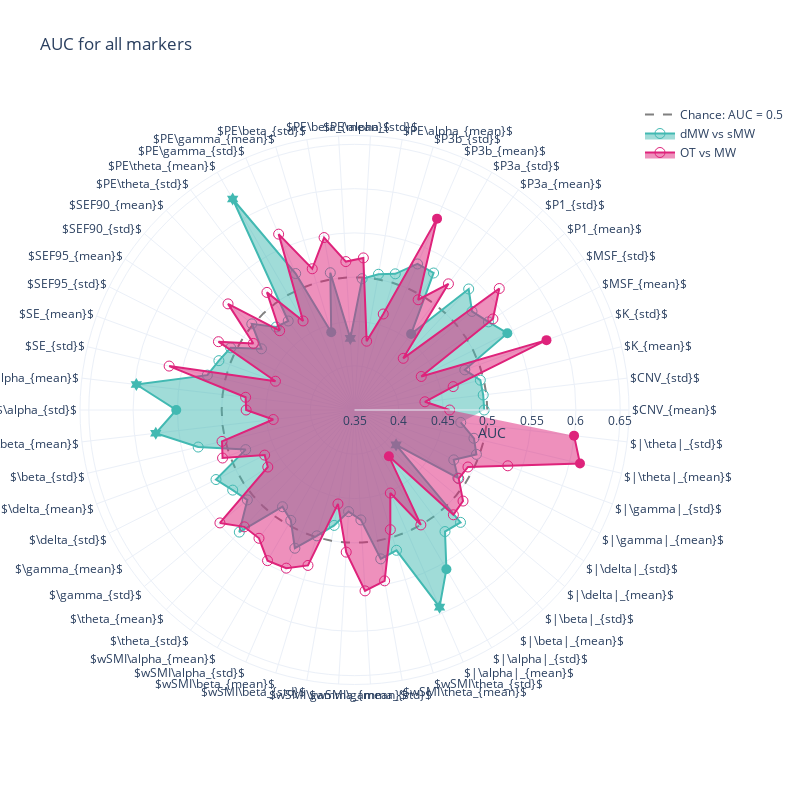

Notebook code cell kept with this figure:
### Markdown cell above
# All markerspolar plots

### Code cell
mw =aucs_mw
mind =aucs_mind

fig = go.Figure()

fig.add_trace(go.Scatterpolar(
    r=np.ones(len(mind['markers'])) * 0.5,
    theta=mind['markers'],
    name = 'Chance: AUC = 0.5',
    mode = 'lines',
    line = {'color':'grey', 'width': 2, 'dash': 'dash' },
))


fig.add_trace(go.Scatterpolar(
    r=mw.AUC,
    theta=mw['markers'],
    fill='toself',
    name='dMW vs sMW',
    mode = 'lines+markers',
    marker = {'color':lblue, 'size': 10},
    marker_symbol= mw.symbol.to_list()
))

fig.add_trace(go.Scatterpolar(
    r=mind.AUC,
    theta=mind['markers'],
    fill='toself',
    name='OT vs MW',
    mode = 'lines+markers',
    marker = {'color':pink, 'size': 10},
    marker_symbol= mind.symbol.to_list()
))



fig.update_layout(
    title="AUC for all markers",
#     legend_title="Classification",
    width=800,
    height=800,
    template = 'plotly_white',
    
  polar=dict(
    radialaxis=dict(
    title = 'AUC',
      visible=True,
        range = [0.35,0.66]
    ),
  ),
    
  showlegend=True
)

fig.show()
pio.write_json(fig, 'Figs/radar_auc_all.plotly')

### Figure 1 — Plotly figure (JSON) as saved in the notebook; plotly's stock layout.template omitted (floating-point values rounded to 4 significant figures)
{"data": [{"line": {"color": "grey", "dash": "dash", "width": 2}, "mode": "lines", "name": "Chance: AUC = 0.5", "r": [0.5, 0.5, 0.5, 0.5, 0.5, 0.5, 0.5, 0.5, 0.5, 0.5, 0.5, 0.5, 0.5, 0.5, 0.5, 0.5, 0.5, 0.5, 0.5, 0.5, 0.5, 0.5, 0.5, 0.5, 0.5, 0.5, 0.5, 0.5, 0.5, 0.5, 0.5, 0.5, 0.5, 0.5, 0.5, 0.5, 0.5, 0.5, 0.5, 0.5, 0.5, 0.5, 0.5, 0.5, 0.5, 0.5, 0.5, 0.5, 0.5, 0.5, 0.5, 0.5, 0.5, 0.5], "theta": ["$CNV_{mean}$", "$CNV_{std}$", "$K_{mean}$", "$K_{std}$", "$MSF_{mean}$", "$MSF_{std}$", "$P1_{mean}$", "$P1_{std}$", "$P3a_{mean}$", "$P3a_{std}$", "$P3b_{mean}$", "$P3b_{std}$", "$PE\\alpha_{mean}$", "$PE\\alpha_{std}$", "$PE\\beta_{mean}$", "$PE\\beta_{std}$", "$PE\\gamma_{mean}$", "$PE\\gamma_{std}$", "$PE\\theta_{mean}$", "$PE\\theta_{std}$", "$SEF90_{mean}$", "$SEF90_{std}$", "$SEF95_{mean}$", "$SEF95_{std}$", "$SE_{mean}$", "$SE_{std}$", "$\\alpha_{mean}$", "$\\alpha_{std}$", "$\\beta_{mean}$", "$\\beta_{std}$", "$\\delta_{mean}$", "$\\delta_{std}$", "$\\gamma_{mean}$", "$\\gamma_{std}$", "$\\theta_{mean}$", "$\\theta_{std}$", "$wSMI\\alpha_{mean}$", "$wSMI\\alpha_{std}$", "$wSMI\\beta_{mean}$", "$wSMI\\beta_{std}$", "$wSMI\\gamma_{mean}$", "$wSMI\\gamma_{std}$", "$wSMI\\theta_{mean}$", "$wSMI\\theta_{std}$", "$|\\alpha|_{mean}$", "$|\\alpha|_{std}$", "$|\\beta|_{mean}$", "$|\\beta|_{std}$", "$|\\delta|_{mean}$", "$|\\delta|_{std}$", "$|\\gamma|_{mean}$", "$|\\gamma|_{std}$", "$|\\theta|_{mean}$", "$|\\theta|_{std}$"], "type": "scatterpolar"}, {"fill": "toself", "marker": {"color": "#42B9B2", "size": 10, "symbol": ["circle-open", "circle-open", "circle-open", "circle-open", "circle", "circle-open", "circle-open", "circle-open", "circle", "circle-open", "circle-open", "circle-open", "circle-open", "circle-open", "hexagram", "circle-open", "circle", "circle-open", "hexagram", "circle-open", "circle-open", "circle-open", "circle-open", "circle-open", "circle-open", "circle-open", "hexagram", "circle", "hexagram", "circle-open", "circle-open", "circle-open", "circle-open", "circle-open", "circle-open", "circle-open", "circle-open", "circle-open", "circle-open", "circle-open", "circle-open", "circle-open", "circle-open", "circle-open", "hexagram", "circle", "circle-open", "circle-open", "hexagram", "circle-open", "circle-open", "circle-open", "circle-open", "circle-open"]}, "mode": "lines+markers", "name": "dMW vs sMW", "r": [0.4965, 0.4963, 0.496, 0.4826, 0.5432, 0.531, 0.5232, 0.5379, 0.457, 0.5287, 0.5296, 0.5105, 0.5057, 0.4986, 0.431, 0.5074, 0.4417, 0.5178, 0.6251, 0.4753, 0.4789, 0.5014, 0.4758, 0.5065, 0.513, 0.5208, 0.598, 0.5513, 0.5759, 0.5314, 0.4808, 0.525, 0.5146, 0.508, 0.5396, 0.4862, 0.4939, 0.52, 0.4983, 0.4823, 0.4649, 0.4743, 0.5207, 0.5154, 0.5925, 0.5576, 0.5211, 0.5245, 0.4113, 0.4897, 0.4755, 0.4965, 0.4886, 0.4708], "theta": ["$CNV_{mean}$", "$CNV_{std}$", "$K_{mean}$", "$K_{std}$", "$MSF_{mean}$", "$MSF_{std}$", "$P1_{mean}$", "$P1_{std}$", "$P3a_{mean}$", "$P3a_{std}$", "$P3b_{mean}$", "$P3b_{std}$", "$PE\\alpha_{mean}$", "$PE\\alpha_{std}$", "$PE\\beta_{mean}$", "$PE\\beta_{std}$", "$PE\\gamma_{mean}$", "$PE\\gamma_{std}$", "$PE\\theta_{mean}$", "$PE\\theta_{std}$", "$SEF90_{mean}$", "$SEF90_{std}$", "$SEF95_{mean}$", "$SEF95_{std}$", "$SE_{mean}$", "$SE_{std}$", "$\\alpha_{mean}$", "$\\alpha_{std}$", "$\\beta_{mean}$", "$\\beta_{std}$", "$\\delta_{mean}$", "$\\delta_{std}$", "$\\gamma_{mean}$", "$\\gamma_{std}$", "$\\theta_{mean}$", "$\\theta_{std}$", "$wSMI\\alpha_{mean}$", "$wSMI\\alpha_{std}$", "$wSMI\\beta_{mean}$", "$wSMI\\beta_{std}$", "$wSMI\\gamma_{mean}$", "$wSMI\\gamma_{std}$", "$wSMI\\theta_{mean}$", "$wSMI\\theta_{std}$", "$|\\alpha|_{mean}$", "$|\\alpha|_{std}$", "$|\\beta|_{mean}$", "$|\\beta|_{std}$", "$|\\delta|_{mean}$", "$|\\delta|_{std}$", "$|\\gamma|_{mean}$", "$|\\gamma|_{std}$", "$|\\theta|_{mean}$", "$|\\theta|_{std}$"], "type": "scatterpolar"}, {"fill": "toself", "marker": {"color": "#DE237B", "size": 10, "symbol": ["circle-open", "circle-open", "circle-open", "circle", "circle-open", "circle-open", "circle-open", "circle-open", "circle-open", "circle-open", "circle", "circle-open", "circle-open", "circle-open", "circle-open", "circle-open", "circle-open", "circle-open", "circle-open", "circle-open", "circle-open", "circle-open", "circle-open", "circle-open", "circle-open", "circle-open", "circle-open", "circle-open", "circle-open", "circle-open", "circle-open", "circle-open", "circle-open", "circle-open", "circle-open", "circle-open", "circle-open", "circle-open", "circle-open", "circle-open", "circle-open", "circle-open", "circle-open", "circle-open", "circle-open", "circle-open", "circle", "circle-open", "circle-open", "circle-open", "circle-open", "circle-open", "circle", "circle"]}, "mode": "lines+markers", "name": "OT vs MW", "r": [0.4574, 0.4301, 0.4645, 0.5807, 0.4344, 0.5371, 0.5634, 0.4302, 0.5276, 0.4938, 0.5854, 0.4632, 0.4289, 0.5221, 0.5179, 0.5477, 0.5165, 0.5663, 0.4661, 0.5156, 0.4731, 0.5365, 0.4868, 0.5219, 0.445, 0.5651, 0.4738, 0.4724, 0.4424, 0.5038, 0.5086, 0.4635, 0.4672, 0.5484, 0.5314, 0.5306, 0.5464, 0.5445, 0.5332, 0.4577, 0.5108, 0.5546, 0.5459, 0.491, 0.4521, 0.4999, 0.415, 0.5127, 0.51, 0.4909, 0.4934, 0.5343, 0.6117, 0.5996], "theta": ["$CNV_{mean}$", "$CNV_{std}$", "$K_{mean}$", "$K_{std}$", "$MSF_{mean}$", "$MSF_{std}$", "$P1_{mean}$", "$P1_{std}$", "$P3a_{mean}$", "$P3a_{std}$", "$P3b_{mean}$", "$P3b_{std}$", "$PE\\alpha_{mean}$", "$PE\\alpha_{std}$", "$PE\\beta_{mean}$", "$PE\\beta_{std}$", "$PE\\gamma_{mean}$", "$PE\\gamma_{std}$", "$PE\\theta_{mean}$", "$PE\\theta_{std}$", "$SEF90_{mean}$", "$SEF90_{std}$", "$SEF95_{mean}$", "$SEF95_{std}$", "$SE_{mean}$", "$SE_{std}$", "$\\alpha_{mean}$", "$\\alpha_{std}$", "$\\beta_{mean}$", "$\\beta_{std}$", "$\\delta_{mean}$", "$\\delta_{std}$", "$\\gamma_{mean}$", "$\\gamma_{std}$", "$\\theta_{mean}$", "$\\theta_{std}$", "$wSMI\\alpha_{mean}$", "$wSMI\\alpha_{std}$", "$wSMI\\beta_{mean}$", "$wSMI\\beta_{std}$", "$wSMI\\gamma_{mean}$", "$wSMI\\gamma_{std}$", "$wSMI\\theta_{mean}$", "$wSMI\\theta_{std}$", "$|\\alpha|_{mean}$", "$|\\alpha|_{std}$", "$|\\beta|_{mean}$", "$|\\beta|_{std}$", "$|\\delta|_{mean}$", "$|\\delta|_{std}$", "$|\\gamma|_{mean}$", "$|\\gamma|_{std}$", "$|\\theta|_{mean}$", "$|\\theta|_{std}$"], "type": "scatterpolar"}], "layout": {"height": 800, "polar": {"angularaxis": {"type": "category"}, "radialaxis": {"autorange": false, "range": [0.35, 0.66], "title": {"text": "AUC"}, "type": "linear", "visible": true}}, "showlegend": true, "title": {"text": "AUC for all markers"}, "width": 800}}
